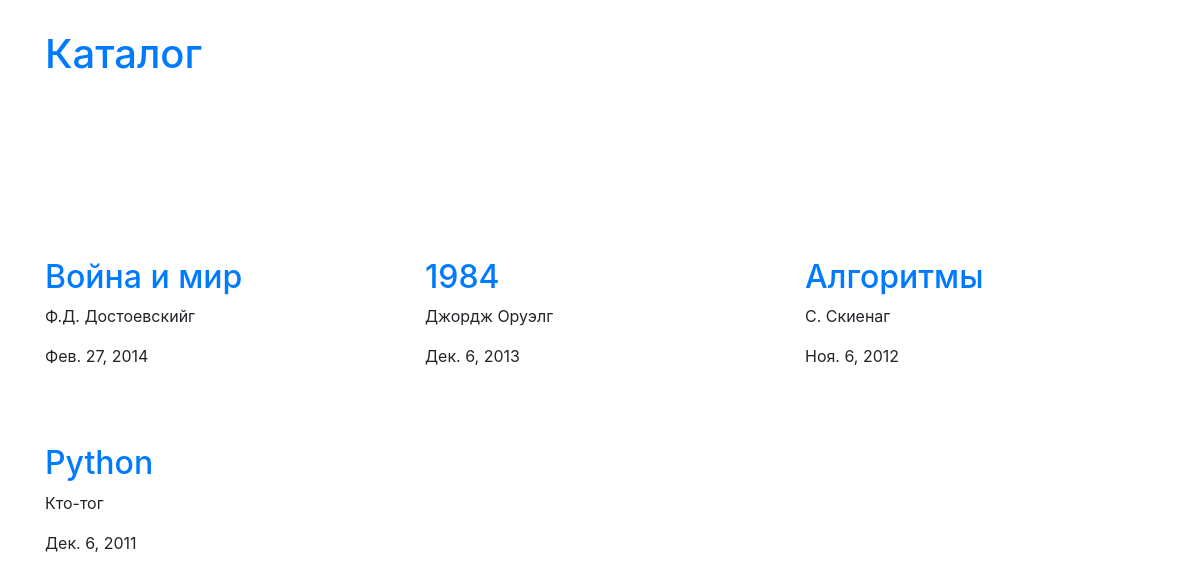
The page /books/ on the database its author committed.
### books/models.py (models this page shows, shortened)
class Book(models.Model):
    name = models.CharField(u'Название', max_length=64)
    author = models.CharField(u'Автор', max_length=64)
    pub_date = models.DateField(u'Дата публикации')

### books/views.py (the view, shortened to what this page needs)
# urls.py: path('books/', views.BookListView.as_view(), name='books'),
class BookListView(generic.ListView):
    model = Book
    def get_context_data(self, **kwargs):
        context = super(BookListView, self).get_context_data(**kwargs)
        return context
    def get_queryset(self):
        if self.kwargs:
            return Book.objects.filter(pub_date=f'{self.kwargs["date"]}')
        return Book.objects.all()

### templates/books/book_list.html (shortened to what this page needs)
{% extends "base.html" %}
{% load static %}
{% block content %}
    <div class="container">
        <div class="header">
            <h1><a href="/books">Каталог</a></h1>
        </div>
        {% if book_list %}
            <div class="row">
                {% for book in book_list %}
                <div class="book col-md-4">
                    <a href="{% url 'sort_books' date=book.pub_date %}"><h2>{{book.name}}</h2></a>
                    <p>{{book.author}}г</p>
                    <p>{{book.pub_date}}</p>
                </div>
                {% endfor %}
            {% else %}
                <p> Список книг пуст </p>
            </div>
        {% endif %}
     </div>
{% endblock %}

### templates/base.html (shortened to what this page needs)
<!DOCTYPE html>{% load static %}
<html>
  <head>
    <link type="text/css" rel="stylesheet" href="{% static "css/bootstrap.css" %}"  media="screen,projection"/>
    <link type="text/css" rel="stylesheet" href="{% static "css/style.css" %}"  media="screen,projection"/>
  </head>
  <body>
    {% block content %}{% endblock %}
  </body>
</html>

### static/css/style.css (style rules this page uses)
.header { margin-top: 30px; margin-bottom: 150px; }
.book { margin-top: 30px; margin-bottom: 30px; }

### rows shown on the page
Book: name "Война и мир", author "Ф.Д. Достоевский", pub_date "Фев. 27, 2014"
Book: name "1984", author "Джордж Оруэл", pub_date "Дек. 6, 2013"
Book: name "Алгоритмы", author "С. Скиена", pub_date "Ноя. 6, 2012"
Book: name "Python", author "Кто-то", pub_date "Дек. 6, 2011"
